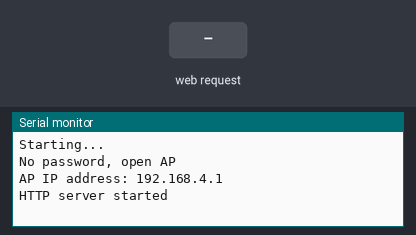
Recording of a sketch running on a simulated ESP32. On the bench: the last lines printed to the serial monitor. Inputs (shaded band) come from the test bench.

Above: at 1.2 s.
1.3 s: HTTP request GET / received
At 2.4 s:
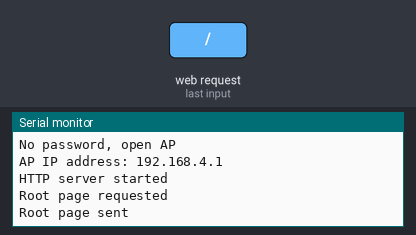
2.8 s: HTTP request GET /demo received
At 3.6 s:
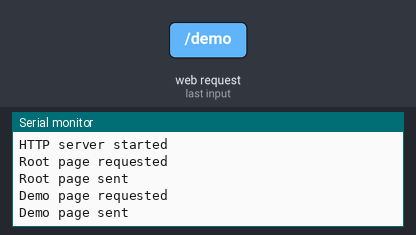

Measured:
- after the input at 1.3 s, the serial monitor: prints a new line at once (image 1)
- after the input at 2.8 s, the serial monitor: prints a new line at once (image 2)

The sketch:

wifiap_httpserver.ino
```cpp
/**
* @brief Demo for WiFi AP mode and web server
*
* Instructions: Modify the demo (including the callbacks), configure AP and run.
*
* @author Oscar Diaz <odiaz@ieee.org>
*/

// Required headers
#include <WiFi.h>
#include <WiFiAP.h>
#include <WebServer.h>

// Credentials
const char * ap_ssid = "mydemoAP";  ///< Network name
const char * ap_password = "";      ///< Network password (use empty to open network)
const int server_port = 80;         ///< Webserver port

// Resources
WebServer myserver(server_port);

// web pages

/**
* @brief Handler for root page (index.html)
*/
void handleRoot()
{
  Serial.println("Root page requested");
  // Put here any actions to do before
  // generating this page
  // ****

  // Page content
  String content = \
  "<html>\
    <head>\
      <title>ESP32 Webserver Demo</title>\
    </head>\
    <body>\
      <h1>Hello from ESP32!</h1>\
      <p><a href=\"/demo\">See this demo page too.</a></p>\
    </body>\
  </html>";

  // send response
  myserver.send(200, "text/html", content);

  Serial.println("Root page sent");
}

/**
* @brief Handler for demo page
*/
void handleDemo()
{
  Serial.println("Demo page requested");

  // Put here any actions to do before
  // generating this page
  // ****

  // Page content
  String content = \
  "<html>\
    <head>\
      <title>ESP32 Webserver Demo</title>\
    </head>\
    <body>\
      <h1>This is another demo page</h1>\
      <p><a href=\"/\">Back to index.</a></p>\
    </body>\
  </html>";

  // send response
  myserver.send(200, "text/html", content);
  Serial.println("Demo page sent");
}

/**
* @brief Handler for not found case
*/
void handleNotFound()
{
  Serial.print("Notfound detected to: ");
  Serial.println(myserver.uri());
  // Put here any actions to do before
  // generating this page
  // ****

  // Page content (header)
  String content = \
  "<html>\
    <head>\
      <title>Not found</title>\
    </head>\
    <body>";
  // specific content
  content += "<h1>Resource not found: ";
  content += myserver.uri();
  content += "</h1>";
  // Page content (footer)
  content += "</body></html>";

  // send response
  myserver.send(404, "text/html", content);
  Serial.println("Notfound sent");
}

/**
* @brief Arduino initialization
*/
void setup()
{
  // Console initialization
  Serial.begin(115200);
  Serial.println("Starting...");

  // AP initialization
  if (strlen(ap_password) == 0)
  {
    Serial.println("No password, open AP");
    if (!WiFi.softAP(ap_ssid))
    {
      // error reported, cannot continue
      Serial.println("Soft AP (no password) creation failed.");
      while (1);
    }
  }
  else
  {
    Serial.println("Password enabled AP");
    if (!WiFi.softAP(ap_ssid, ap_password))
    {
      // error reported, cannot continue
      Serial.println("Soft AP (with password) creation failed.");
      while (1);
    }
  }

  // get the current IP address and show on console
  IPAddress myIP = WiFi.softAPIP();
  Serial.print("AP IP address: ");
  Serial.println(myIP);

  // Web server handlers, add all handlers required
  myserver.on("/", handleRoot);
  myserver.on("/demo", handleDemo);
  myserver.onNotFound(handleNotFound);

  // Start web server
  myserver.begin();
  Serial.println("HTTP server started");
}

/**
* @brief Arduino loop
*/
void loop()
{
  // Put here any actions to do periodically
  // ****

  // Web server handler, do not remove
  myserver.handleClient();
  delay(100);  //allow the cpu to switch to other tasks
}
```
